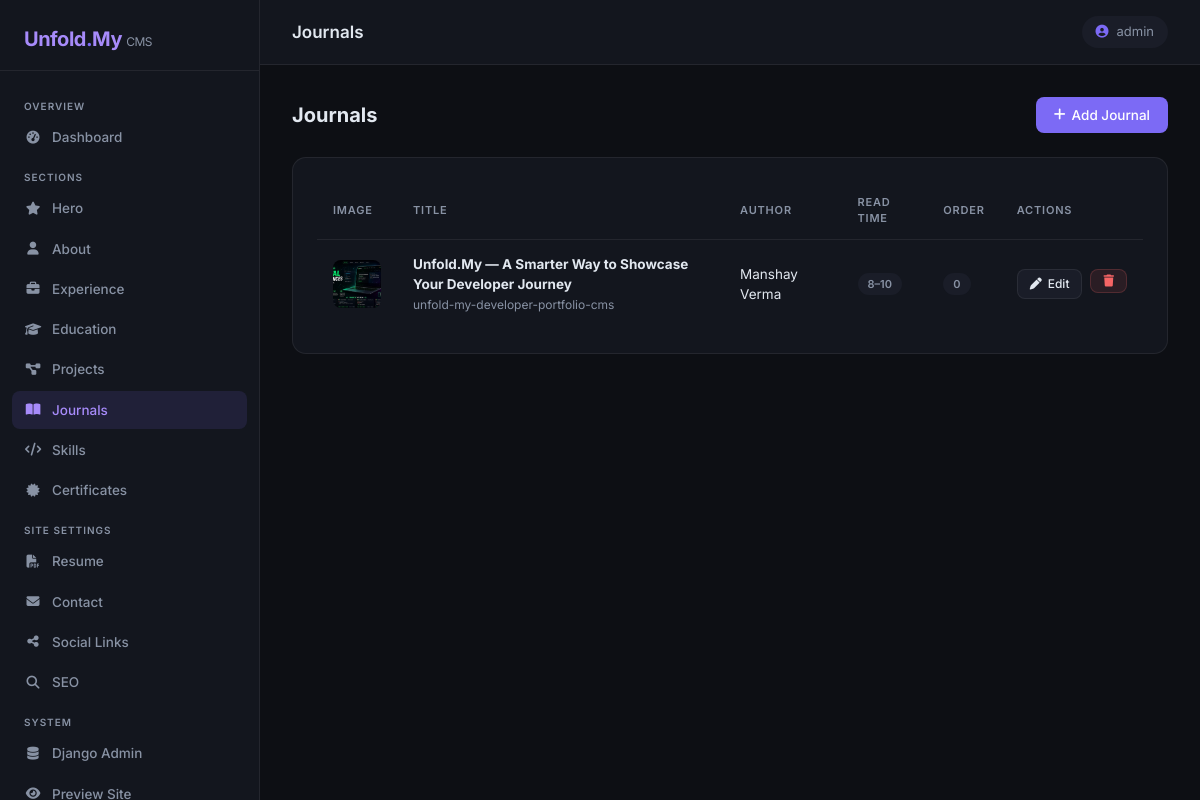
The app's page /admin-panel/journal/ (signed in) with its own data.
### profile_1/models.py (models this page shows, shortened)
class Journal(models.Model):
    title = models.CharField(max_length=300)
    slug = models.SlugField(max_length=300, unique=True, blank=True)
    author = models.CharField(max_length=100, default='Admin')
    read_time = models.CharField(max_length=50, help_text='e.g., 5 mins read')
    publish_date = models.DateField(default=timezone.now, blank=True, null=True, help_text='Publication Date')
    image = models.ImageField(upload_to='journal/', blank=True, null=True)
    excerpt = models.TextField(help_text='Short description for the popup preview')
    content = models.TextField(help_text='Full article content (HTML is supported)')
    external_urls = models.JSONField(default=list, blank=True, help_text='List of external links e.g. [{"title": "Medium", "url": "https://..."}]')
    display_order = models.PositiveIntegerField(default=0)
    created_at = models.DateTimeField(auto_now_add=True)
    class Meta:
        verbose_name = "Journal"
        verbose_name_plural = "Journals"
        ordering = ['display_order', '-created_at']

### profile_1/admin_panel/views.py (the view)
# urls.py: path("journal/", views.journal_list, name="journals"),
@staff_required
def journal_list(request):
    items = Journal.objects.all()
    return render(request, "admin-panel/journals.html", {"items": items})

### profile_1/admin_panel/views.py (called while the page is built)
def staff_required(view_func):
    @wraps(view_func)
    def wrapper(request, *args, **kwargs):
        if not (request.user.is_authenticated and request.user.is_staff):
            return redirect("admin_panel:login")
        return view_func(request, *args, **kwargs)
    return wrapper

### profile_1/templates/admin-panel/journals.html (shortened to what this page needs)
{% extends "admin-panel/base.html" %}
{% block page_title_header %}Journals{% endblock %}
{% block nav_journals %}active{% endblock %}
{% block content %}
<div class="page-header">
  <h2>Journals</h2>
  <a href="{% url 'admin_panel:journal-add' %}" class="btn-panel btn-primary-panel"><i class="fa-solid fa-plus"></i> Add Journal</a>
</div>
<div class="panel-card">
  {% if items %}
  <table class="panel-table">
    <thead>
      <tr><th>Image</th><th>Title</th><th>Author</th><th>Read Time</th><th>Order</th><th>Actions</th></tr>
    </thead>
    <tbody>
      {% for item in items %}
      <tr>
        <td>
          {% if item.image %}
            <img src="{{ item.image.url }}" class="thumbnail-sm" alt="">
          {% else %}
            <div style="width:48px;height:48px;border-radius:8px;background:var(--surface2);display:flex;align-items:center;justify-content:center;">
              <i class="fa-solid fa-image" style="color:var(--muted)"></i>
            </div>
          {% endif %}
        </td>
        <td><strong>{{ item.title }}</strong><br><span style="color:var(--muted);font-size:12px;">{{ item.slug }}</span></td>
        <td>{{ item.author }}</td>
        <td><span class="badge-panel badge-muted">{{ item.read_time }}</span></td>
        <td><span class="badge-panel badge-muted">{{ item.display_order }}</span></td>
        <td>
          <div style="display:flex;gap:8px;">
            <a href="{% url 'admin_panel:journal-edit' item.pk %}" class="btn-panel btn-secondary-panel btn-sm-panel"><i class="fa-solid fa-pen"></i> Edit</a>
            <form method="post" action="{% url 'admin_panel:journal-delete' item.pk %}" style="display:inline;" onsubmit="return confirm('Delete journal?')">
              {% csrf_token %}<button type="submit" class="btn-panel btn-danger-panel btn-sm-panel"><i class="fa-solid fa-trash"></i></button>
            </form>
          </div>
        </td>
      </tr>
      {% endfor %}
    </tbody>
  </table>
  {% else %}
  <div class="empty-state"><i class="fa-solid fa-book-open"></i>No journals yet.</div>
  {% endif %}
</div>
{% endblock %}

### profile_1/templates/admin-panel/base.html (shortened to what this page needs)
{% load static %}
<!DOCTYPE html>
<html lang="en">
<head>
  <link rel="stylesheet" href="https://cdn.jsdelivr.net/npm/bootstrap@5.3.2/dist/css/bootstrap.min.css">
  <link rel="stylesheet" href="https://cdnjs.cloudflare.com/ajax/libs/font-awesome/6.5.1/css/all.min.css">
</head>
<body>
  <aside class="sidebar">
    <div class="sidebar-brand">Unfold<span>.</span>My <span style="font-size:12px;font-weight:400;color:var(--muted)">CMS</span></div>
    <nav class="sidebar-nav">
      <div class="nav-section-label">Overview</div>
      <a href="{% url 'admin_panel:dashboard' %}" class="sidebar-link {% block nav_dashboard %}{% endblock %}">
        <i class="fa-solid fa-gauge-high"></i> Dashboard
      </a>
      <div class="nav-section-label">Sections</div>
      <a href="{% url 'admin_panel:hero' %}" class="sidebar-link {% block nav_hero %}{% endblock %}">
        <i class="fa-solid fa-star"></i> Hero
      </a>
      <a href="{% url 'admin_panel:about' %}" class="sidebar-link {% block nav_about %}{% endblock %}">
        <i class="fa-solid fa-user"></i> About
      </a>
      <a href="{% url 'admin_panel:experience' %}" class="sidebar-link {% block nav_experience %}{% endblock %}">
        <i class="fa-solid fa-briefcase"></i> Experience
      </a>
      <a href="{% url 'admin_panel:education' %}" class="sidebar-link {% block nav_education %}{% endblock %}">
        <i class="fa-solid fa-graduation-cap"></i> Education
      </a>
      <a href="{% url 'admin_panel:projects' %}" class="sidebar-link {% block nav_projects %}{% endblock %}">
        <i class="fa-solid fa-diagram-project"></i> Projects
      </a>
      <a href="{% url 'admin_panel:journals' %}" class="sidebar-link {% block nav_journals %}{% endblock %}">
        <i class="fa-solid fa-book-open"></i> Journals
      </a>
      <a href="{% url 'admin_panel:skills' %}" class="sidebar-link {% block nav_skills %}{% endblock %}">
        <i class="fa-solid fa-code"></i> Skills
      </a>
      <a href="{% url 'admin_panel:certifications' %}" class="sidebar-link {% block nav_certifications %}{% endblock %}">
        <i class="fa-solid fa-certificate"></i> Certificates
      </a>
      <div class="nav-section-label">Site Settings</div>
      <a href="{% url 'admin_panel:resume' %}" class="sidebar-link {% block nav_resume %}{% endblock %}">
        <i class="fa-solid fa-file-pdf"></i> Resume
      </a>
      <a href="{% url 'admin_panel:contact' %}" class="sidebar-link {% block nav_contact %}{% endblock %}">
        <i class="fa-solid fa-envelope"></i> Contact
      </a>
      <a href="{% url 'admin_panel:social' %}" class="sidebar-link {% block nav_social %}{% endblock %}">
        <i class="fa-solid fa-share-nodes"></i> Social Links
      </a>
      <a href="{% url 'admin_panel:seo' %}" class="sidebar-link {% block nav_seo %}{% endblock %}">
        <i class="fa-solid fa-magnifying-glass"></i> SEO
      </a>
      <div class="nav-section-label">System</div>
      <a href="/admin/" target="_blank" class="sidebar-link">
        <i class="fa-solid fa-database"></i> Django Admin
      </a>
      <a href="/" target="_blank" class="sidebar-link">
        <i class="fa-solid fa-eye"></i> Preview Site
      </a>
    </nav>
  </aside>
  <div class="main-content">
    <div class="topbar">
      <h1>{% block page_title_header %}Dashboard{% endblock %}</h1>
      <div class="user-chip"><i class="fa-solid fa-circle-user"></i> {{ request.user.username }}</div>
    </div>
    <div class="page-body">
      {% block content %}{% endblock %}
    </div>
  </div>
</body>
</html>

### profile_1/templates/admin-panel/base.html (style rules this page uses)
:root { --sidebar-w: 260px; --bg: #0d0f14; --surface: #13161e; --surface2: #1a1d28; --border: rgba(255,255,255,0.07); --accent: #7c6af5; --accent2: #a78bfa; --text: #e2e8f0; --muted: #8892a4; --danger: #f56565; --success: #48bb78; }
*, *::before, *::after { box-sizing: border-box; }
body { margin: 0; font-family: 'Inter', sans-serif; background: var(--bg); color: var(--text); min-height: 100vh; }
.sidebar { position: fixed; top: 0; left: 0; width: var(--sidebar-w); height: 100vh; background: var(--surface); border-right: 1px solid var(--border); display: flex; flex-direction: column; z-index: 100; overflow-y: auto; }
.sidebar-brand { padding: 24px 24px 16px; font-size: 20px; font-weight: 700; letter-spacing: -0.5px; color: var(--accent2); border-bottom: 1px solid var(--border); }
.sidebar-brand span { color: var(--accent); }
.sidebar-nav { flex: 1; padding: 16px 12px; }
.nav-section-label { font-size: 10px; text-transform: uppercase; letter-spacing: 1px; color: var(--muted); padding: 12px 12px 4px; font-weight: 600; }
.sidebar-link { display: flex; align-items: center; gap: 10px; padding: 9px 12px; border-radius: 8px; font-size: 13.5px; font-weight: 500; color: var(--muted); text-decoration: none; margin-bottom: 2px; transition: all .15s ease; }
.sidebar-link:hover, .sidebar-link.active { background: rgba(124,106,245,.12); color: var(--accent2); }
.sidebar-link i { width: 18px; text-align: center; font-size: 13px; }
.main-content { margin-left: var(--sidebar-w); min-height: 100vh; display: flex; flex-direction: column; }
.topbar { position: sticky; top: 0; z-index: 50; background: var(--surface); border-bottom: 1px solid var(--border); padding: 16px 32px; display: flex; align-items: center; justify-content: space-between; }
.topbar h1 { font-size: 17px; font-weight: 600; margin: 0; }
.topbar .user-chip { background: var(--surface2); border-radius: 40px; padding: 6px 14px; font-size: 13px; color: var(--muted); display: flex; align-items: center; gap: 8px; }
.topbar .user-chip i { color: var(--accent); }
.page-body { flex: 1; padding: 32px; }
.panel-card { background: var(--surface); border: 1px solid var(--border); border-radius: 14px; padding: 24px; }
.btn-panel { display: inline-flex; align-items: center; gap: 6px; padding: 8px 18px; border-radius: 8px; font-size: 13.5px; font-weight: 500; border: none; cursor: pointer; text-decoration: none; transition: all .15s; }
.btn-primary-panel { background: var(--accent); color: #fff; }
.btn-secondary-panel { background: var(--surface2); color: var(--text); border: 1px solid var(--border); }
.btn-danger-panel { background: rgba(245,101,101,.1); color: var(--danger); border: 1px solid rgba(245,101,101,.2); }
.btn-sm-panel { padding: 5px 12px; font-size: 12px; }
.panel-table { width: 100%; border-collapse: collapse; }
.panel-table th { padding: 12px 16px; text-align: left; font-size: 11px; text-transform: uppercase; letter-spacing: 0.8px; color: var(--muted); border-bottom: 1px solid var(--border); font-weight: 600; }
.panel-table td { padding: 14px 16px; border-bottom: 1px solid var(--border); font-size: 13.5px; color: var(--text); vertical-align: middle; }
.panel-table tr:last-child td { border-bottom: none; }
.badge-panel { display: inline-block; padding: 3px 10px; border-radius: 20px; font-size: 11px; font-weight: 600; }
.badge-muted { background: var(--surface2); color: var(--muted); }
.page-header { display: flex; align-items: center; justify-content: space-between; margin-bottom: 24px; }
.page-header h2 { font-size: 20px; font-weight: 700; margin: 0; }
.thumbnail-sm { width: 48px; height: 48px; object-fit: cover; border-radius: 8px; }

### records on screen
Journal: image (picture), title "Unfold.My — A Smarter Way to Showcase Your Developer Journey", slug "unfold-my-developer-portfolio-cms", author "Manshay Verma", read_time "8–10", display_order "0"

### other values on screen
{{ request.user.username }} "admin"
